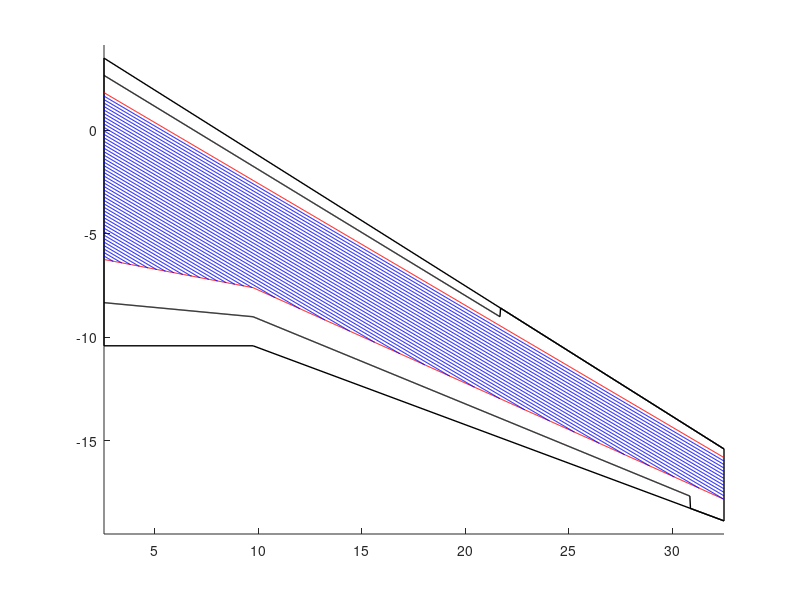

Write the MATLAB code that produced this figure. (Note: this script raises an error after producing the figure.)
clf

% parameters
area = 482; % m^2
wing_span = 65; % m
taper_ratio = 0.25;
quarter_chord_sweep = 26.6; % degrees
trailing_edge_kink = 0.3; % fraction of wing span
area_ratio = 0.0939; % cross-sectional area as a proportion of c^2

% simple design
total_chord = 1 + 1 / taper_ratio;
tip_chord = 2 * area / (wing_span * total_chord);
root_chord = tip_chord / taper_ratio;
qcy = -wing_span / 2 * tand(quarter_chord_sweep);
le_tip = qcy + tip_chord / 4;
te_tip = qcy - 3 * tip_chord / 4;
le_root = root_chord / 4;
te_root = -3 * root_chord / 4;

% wing with trailing edge kink
kink_span = wing_span / 2 * trailing_edge_kink;
% recalculate the wing iteratively
A_tot = 0; % initialize the total area to a value larger than the target area
tip_chord2 = tip_chord;
root_chord2 = root_chord;

% iterative loop
while A_tot < area/2
    A_le = wing_span / 16 * (tip_chord2 + root_chord2);
    A_inner = kink_span / 2 * (3/2 * root_chord2 - kink_span * tand(quarter_chord_sweep));
    A_outer = (wing_span / 2 - kink_span)/2 * (3/4 * root_chord2 - kink_span * tand(quarter_chord_sweep) + 3/4 * tip_chord2);
    A_tot = A_le + A_inner + A_outer;
    root_chord2 = root_chord2 + 1e-3;
    tip_chord2 = root_chord2 * taper_ratio;
end

qcy = -wing_span / 2 * tand(quarter_chord_sweep);
le_tip = qcy + tip_chord2 / 4;
te_tip = qcy - 3 * tip_chord2 / 4;
le_root = root_chord2 / 4;
te_root = -3 * root_chord2 / 4;

% draw the wing
hold on
plot([2.55, wing_span / 2], [le_root, le_tip], 'k-', 'LineWidth', 1)
plot([2.55, kink_span], [te_root, te_root], 'k-', 'LineWidth', 1)
plot([kink_span, wing_span / 2], [te_root, te_tip], 'k-', 'LineWidth', 1)
plot([2.55, 2.55], [le_root, te_root], 'k-', 'LineWidth', 1)
plot([wing_span / 2, wing_span / 2], [le_tip, te_tip], 'k-', 'LineWidth', 1)
axis equal

% get chord and spars
x = linspace(2.55, wing_span/2, 1000);
le = linspace(le_root, le_tip, 1000); % leading edge points
te = interp1([0 kink_span wing_span/2], [te_root te_root te_tip], x);
chord = le - te;
% front spar
front_spar = le - 0.12 * chord;
rear_spar = te + 0.3 * chord;
front_spar = linspace(front_spar(1), front_spar(end), 1000);
plot(x, front_spar, "r-")
plot(x, rear_spar, "r-")

% stringer layout
tip_stringers = 11; % number of stringers at the top
stringer_spacing = (front_spar(end) - rear_spar(end)) / (tip_stringers + 1);
for i = 1:tip_stringers * 6
    stringer_pos = max(rear_spar, front_spar - i * stringer_spacing);
    end_pos = 1000;
    if any(stringer_pos == rear_spar)
        end_pos = find(stringer_pos == rear_spar, 1);
    end
    plot(x(1:end_pos), stringer_pos(1:end_pos), "b-")
end

% get the number of stringers at various locations
num_stringers = floor((front_spar - rear_spar) / stringer_spacing);
num_stringers_root = num_stringers(1);
num_stringers_kink = num_stringers(ceil(kink_span ./ wing_span * 2000));

le_new = le - 0.5 * (le - front_spar) .* (x <= max(x) * 0.667);
te_new = te + 0.5 * (rear_spar - te) .* (x <= max(x) * 0.95);

flap_end = max(x) * 0.667;

plot(x, le_new, 'k-', 'LineWidth', 1)
plot(x, te_new, 'k-', 'LineWidth', 1)

% plot ribs
for i = 1:length(rib_list)
    loc = rib_list(i);
    if loc < max(x)
        ribFore = interp1(x, le_new, loc);
        ribAft = interp1(x, te_new, loc);
        plot([loc loc], [ribFore ribAft], "k-")
    end
end

xlim([0 35])
